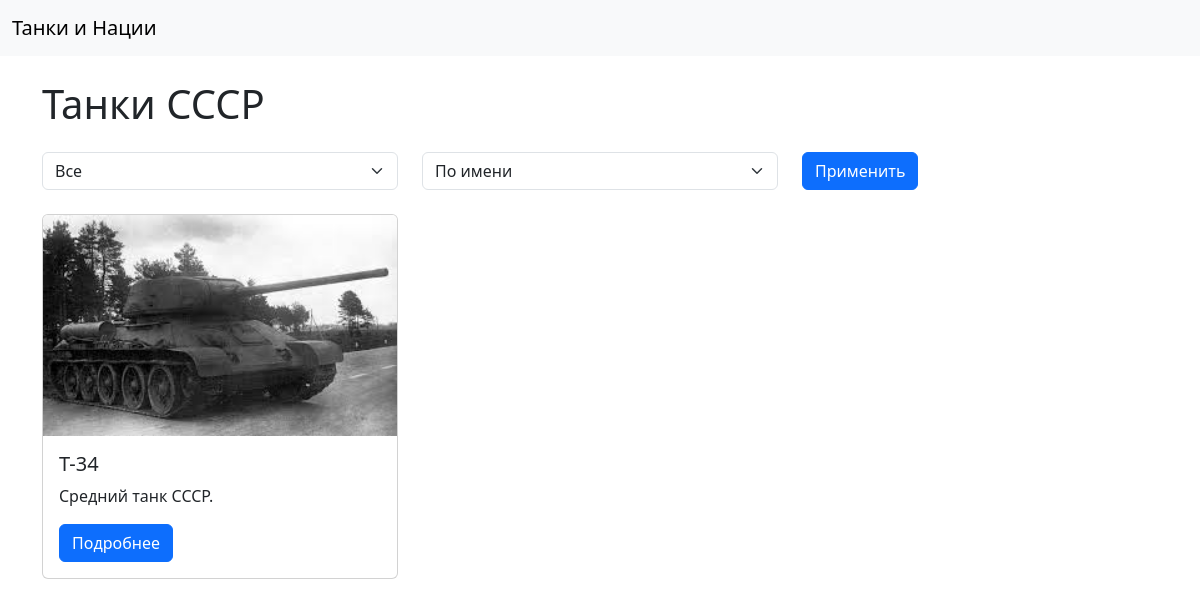
/nation/2, run on an earlier commit of the app's database.
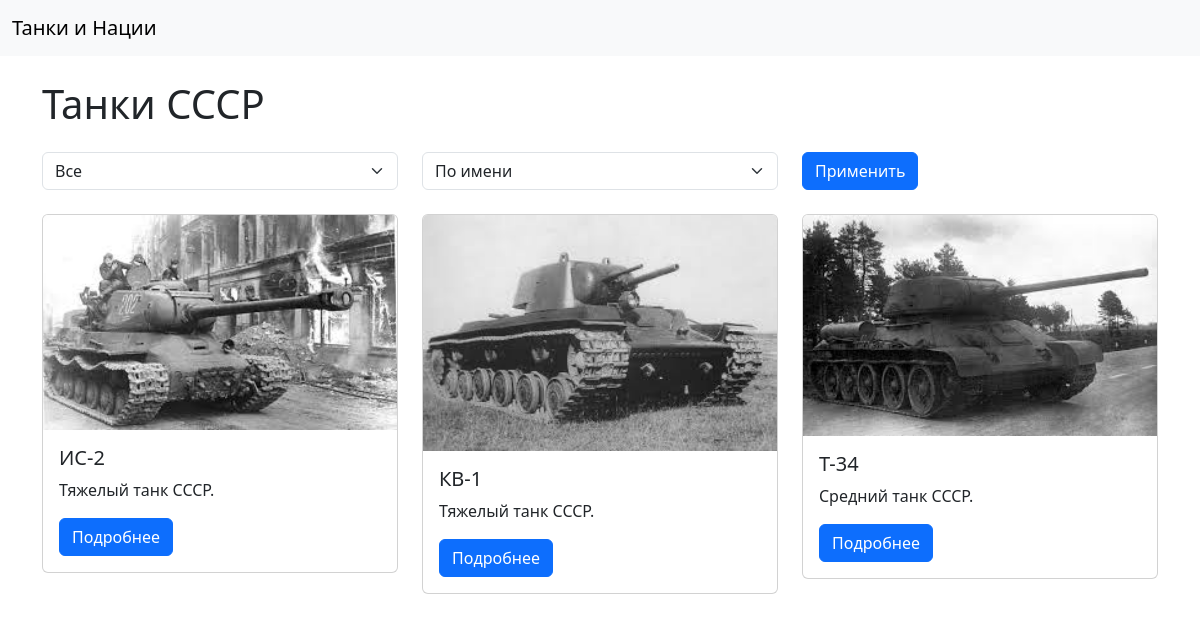
And on a later commit of the database.
### app/models.py (models this page shows, shortened)
class Nation(db.Model):
    id = db.Column(db.Integer, primary_key=True)
    name = db.Column(db.String(100), nullable=False)
    description = db.Column(db.Text, nullable=False)

class Tank(db.Model):
    id = db.Column(db.Integer, primary_key=True)
    name = db.Column(db.String(100), nullable=False)
    description = db.Column(db.Text, nullable=False)
    photo = db.Column(db.String(200), nullable=True)
    nation_id = db.Column(db.Integer, db.ForeignKey('nation.id'), nullable=False)
    type = db.Column(db.String(50), nullable=True)
    nation = db.relationship('Nation', backref=db.backref('tanks', lazy=True))

### app/routes.py (the view)
    @app.route('/nation/<int:nation_id>')
    def nation_detail(nation_id):
        nation = Nation.query.get_or_404(nation_id)
        tanks_query = Tank.query.filter_by(nation_id=nation.id)
        tank_type = request.args.get('type')
        if tank_type:
            tanks_query = tanks_query.filter_by(type=tank_type)
        sort_by = request.args.get('sort_by', 'name')
        if sort_by == 'rating':
            tanks_query = tanks_query.outerjoin(Rating).group_by(Tank.id).order_by(db.func.avg(Rating.score).desc())
        else:
            tanks_query = tanks_query.order_by(Tank.name)
        tanks = tanks_query.all()
        return render_template('nation_detail.html', nation=nation, tanks=tanks, tank_type=tank_type, sort_by=sort_by)

### app/templates/nation_detail.html (shortened to what this page needs)
{% extends 'base.html' %}
{% block content %}
    <h1 class="mb-4">Танки {{ nation.name }}</h1>
    <form method="get" class="mb-4">
        <div class="row">
            <div class="col-md-4">
                <select name="type" class="form-select">
                    <option value="">Все</option>
                </select>
            </div>
            <div class="col-md-4">
                <select name="sort_by" class="form-select">
                    <option value="name" {% if sort_by == 'name' %}selected{% endif %}>По имени</option>
                </select>
            </div>
            <div class="col-md-4">
                <button type="submit" class="btn btn-primary">Применить</button>
            </div>
        </div>
    </form>
    <div class="row">
        {% for tank in tanks %}
            <div class="col-md-4">
                <div class="card mb-4">
                    <img src="{{ url_for('static', filename='images/' + tank.photo) }}" class="card-img-top" alt="{{ tank.name }}">
                    <div class="card-body">
                        <h5 class="card-title">{{ tank.name }}</h5>
                        <p class="card-text">{{ tank.description }}</p>
                        <a href="{{ url_for('tank_detail', tank_id=tank.id) }}" class="btn btn-primary">Подробнее</a>
                    </div>
                </div>
            </div>
        {% endfor %}
    </div>
{% endblock %}

### app/templates/base.html (shortened to what this page needs)
<!DOCTYPE html>
<html lang="en">
<head>
    <link href="https://cdn.jsdelivr.net/npm/bootstrap@5.3.0-alpha3/dist/css/bootstrap.min.css" rel="stylesheet">
</head>
<body>
    <nav class="navbar navbar-expand-lg navbar-light bg-light">
        <div class="container-fluid">
            <a class="navbar-brand" href="{{ url_for('index') }}">Танки и Нации</a>
        </div>
    </nav>
    <div class="container mt-4">
        {% block content %}{% endblock %}
    </div>
</body>
</html>

What changed in the data, as far as the page shows it:
added Tank: photo (picture), name "ИС-2", description "Тяжелый танк СССР."
added Tank: photo (picture), name "КВ-1", description "Тяжелый танк СССР."
